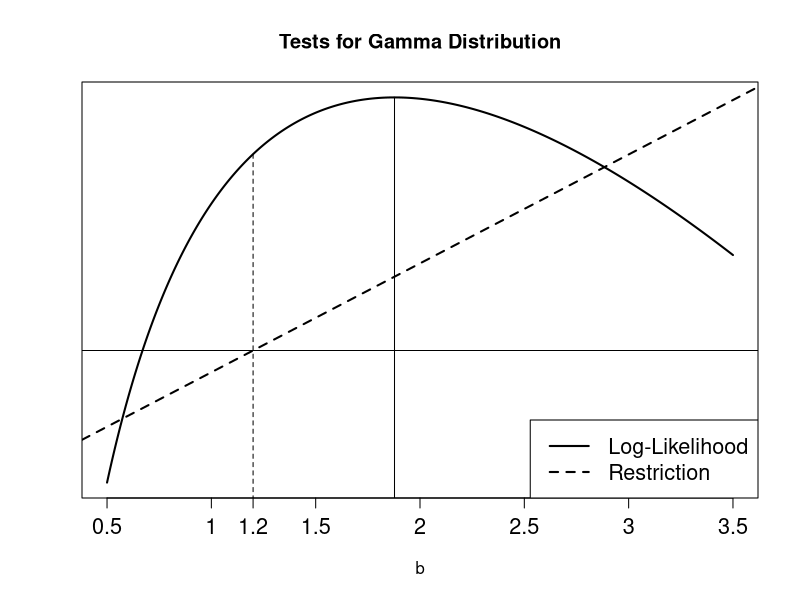
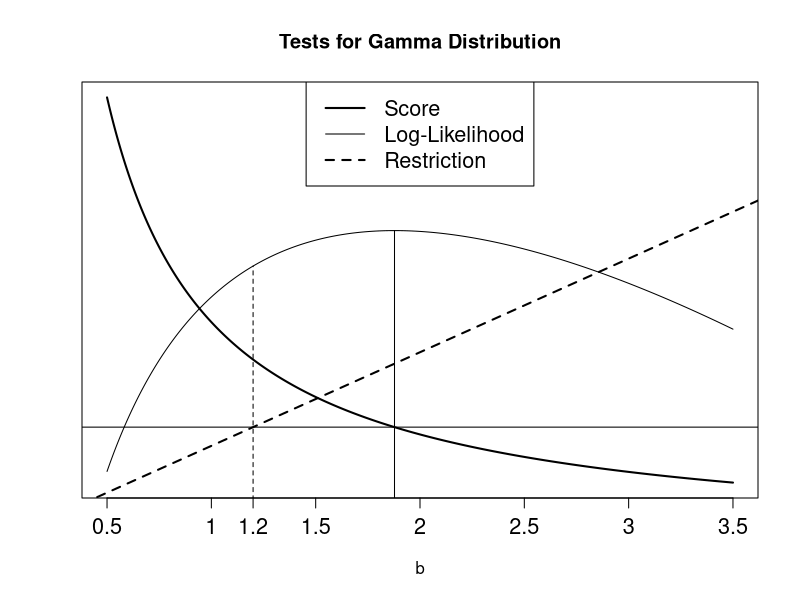

These charts were generated, in order, by the following R code: (Note: this script raises an error after producing the figures.)
f <- function(x, b) dgamma(x = x, shape = 3, rate = b) 
l <- function(x, b) prod(dgamma(x = x, shape = 3, rate = b))
ll <- function(x, b) sum(3*log(b) + 2*log(x) - 2*log(2) - b*x)
ll1 <- function(x, b) sum(3/b - x)
ll2 <- function(x, b) -3/(b^2)

set.seed(25012018)
x <- rgamma(n = 40, shape = 3, rate = 2)

bs <- seq(0.5, 3.5, length.out = 1000)

# For Wald and LR
setwd("C:\\Users\\stapperm\\Dropbox\\Arbeit\\Econometrics 1\\uebung\\WS1718\\Code")
llVal <- sapply(bs, function(b.) ll(x = x, b = b.))
ll1Val <- sapply(bs, function(b.) ll1(x = x, b = b.))

postscript("Gamma_WALD_LR.eps", width = 800, height = 600)
#postscript("Gamma_WALD_lsg.eps", width = 800, height = 600)
#postscript("Gamma_LR_lsg.eps", width = 800, height = 600)
plot(bs, (llVal + 120)/20, type = "l", lwd = 2,
     main = "Tests for Gamma Distribution", xlab = "b", ylab = "", xaxt = "n", yaxt = "n")
axis(side = 1, at = c(seq(0.5,3.5,by = 0.5), 1.2),
     labels = paste(c(seq(0.5,3.5,by = 0.5), 1.2)), cex.axis = 1.3, cex.lab = 1.3)
abline(h = 0)
lines(x = rep(3/mean(x), 2), y = c(-10000, (ll(x=x,b=3/mean(x))+120)/20))
abline(-1.2, 1, lty = 2, lwd = 2)
lines(x = rep(1.2, 2), y = c(-10000, (ll(x=x,b=1.2)+120)/20), lty = 2)
legend("bottomright", legend = c("Log-Likelihood", "Restriction"), lty = 1:2, cex = 1.3, lwd = 2)
# For Wald
#lines(x = c(rep(3/mean(x), 2)), y = c(0,-1.2 + 3/mean(x)), col = 3, lwd = 4)

# For LR
# abline(h = (ll(x=x,b=1.2)+120)/20, col = 3, lty = 2, lwd = 2)
# lines(x = rep(3/mean(x), 2), y = c((ll(x=x,b=1.2)+120)/20, (ll(x=x,b=3/mean(x))+120)/20), col = 3, lwd = 4)
dev.off()

# For LM
postscript("Gamma_LM.eps", width = 800, height = 600)
#postscript("Gamma_LM_lsg.eps", width = 800, height = 600)
plot(bs, ll1Val/50, type = "l", lwd = 2,
     main = "Tests for Gamma Distribution", xlab = "b", ylab = "",  yaxt = "n", xaxt = "n")
axis(side = 1, at = c(seq(0.5,3.5,by = 0.5), 1.2),
     labels = paste(c(seq(0.5,3.5,by = 0.5), 1.2)), cex.axis = 1.3, cex.lab = 1.3)
abline(-1.2, 1, lwd = 2, lty = 2)
abline(h = 0)
lines(bs, (llVal + 145)/220*8 - 1/2)
lines(x = rep(3/mean(x), 2), y = c(-100, (ll(x = x, b = 3/mean(x)) + 145)/220*8-1/2))
lines(x = rep(1.2,2), y = c(-100, (ll(x = x, b = 1.2) + 145)/220*8-1/2), lty = 2)
legend("top", legend = c("Score", "Log-Likelihood", "Restriction"), lty = c(1,1,2), lwd = c(2,1,2), cex = 1.3)

# lines(x = c(1.2,1.2), y = c(0, sum(3/1.2 - x))/50, col = 3, lwd = 4)
dev.off()


XX <- matrix(c(64,288.128,288.128,1842.3374), ncol = 2)
solve(XX)%*%c(6080, 27496)
(577628.1 - 6080^2/64)/(577700 - 6080^2/64)
c(b)%*%c(1,3)
